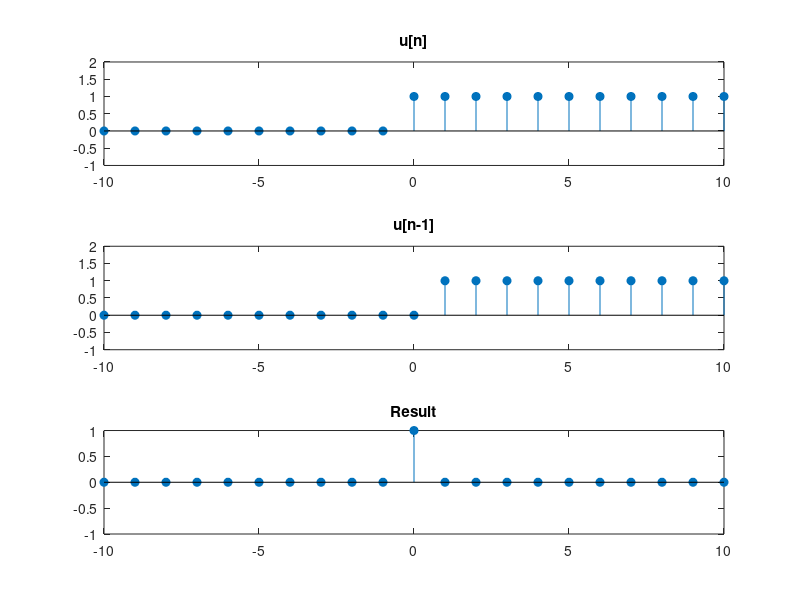

This chart was generated by the following MATLAB code:
n=-10:10;

u0=[zeros(1,10) ones(1,11)];
subplot(3,1,1);
stem(n,u0,'filled');
axis([-10 10 -1 2]);
title('u[n]');

u1=[zeros(1,11) ones(1,10)];
subplot(3,1,2);
stem(n,u1,'filled');
axis([-10 10 -1 2]);
title('u[n-1]');

u=u0-u1;
subplot(3,1,3);
stem(n,u,'filled');
axis([-10 10 -1 1]);
title('Result');
